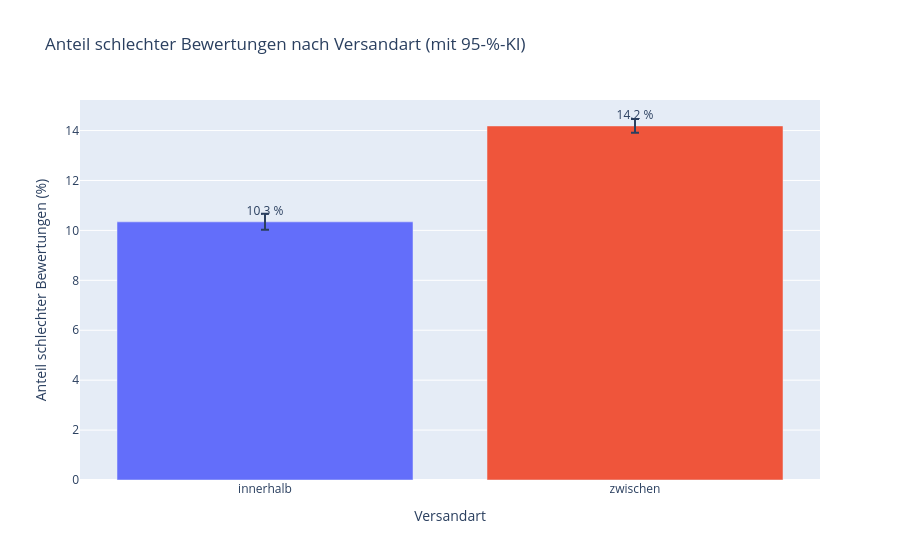

Here is the notebook cell this chart was saved with:
### Code cell
# Daten für die Grafik vorbereiten
plot_a = tab_a.reset_index()
plot_a["Versandart"] = plot_a["interstate"].map({False: "innerhalb", True: "zwischen"})
plot_a["Anteil (%)"] = plot_a["share_bad"] * 100
plot_a["Fehler oben"] = (plot_a["ci_high"] - plot_a["share_bad"]) * 100
plot_a["Fehler unten"] = (plot_a["share_bad"] - plot_a["ci_low"]) * 100

# Balkendiagramm mit Konfidenzintervallen
fig = px.bar(
    plot_a,
    x="Versandart",
    y="Anteil (%)",
    error_y="Fehler oben",
    error_y_minus="Fehler unten",
    text=plot_a["Anteil (%)"].round(1).astype(str) + " %",
    hover_data={"n_orders": True, "n_bad": True},
    color="Versandart",
    title="Anteil schlechter Bewertungen nach Versandart (mit 95-%-KI)",
)
fig.update_traces(textposition="outside")
fig.update_layout(showlegend=False, yaxis_title="Anteil schlechter Bewertungen (%)")
fig.show()

### Figure 1 — Plotly figure (JSON) as saved in the notebook; plotly's stock layout.template omitted (floating-point values rounded to 4 significant figures)
{"data": [{"customdata": [[34365, 3554]], "error_y": {"array": [0.3264], "arrayminus": [0.3175]}, "hovertemplate": "Versandart=%{x}<br>Anteil (%)=%{y}<br>text=%{text}<br>n_orders=%{customdata[0]}<br>n_bad=%{customdata[1]}<extra></extra>", "legendgroup": "innerhalb", "marker": {"color": "#636efa", "pattern": {"shape": ""}}, "name": "innerhalb", "orientation": "v", "showlegend": true, "text": ["10.3 %"], "textposition": "outside", "type": "bar", "x": ["innerhalb"], "xaxis": "x", "y": [10.34], "yaxis": "y"}, {"customdata": [[61459, 8718]], "error_y": {"array": [0.2781], "arrayminus": [0.2736]}, "hovertemplate": "Versandart=%{x}<br>Anteil (%)=%{y}<br>text=%{text}<br>n_orders=%{customdata[0]}<br>n_bad=%{customdata[1]}<extra></extra>", "legendgroup": "zwischen", "marker": {"color": "#EF553B", "pattern": {"shape": ""}}, "name": "zwischen", "orientation": "v", "showlegend": true, "text": ["14.2 %"], "textposition": "outside", "type": "bar", "x": ["zwischen"], "xaxis": "x", "y": [14.19], "yaxis": "y"}], "layout": {"barmode": "relative", "legend": {"title": {"text": "Versandart"}, "tracegroupgap": 0}, "showlegend": false, "title": {"text": "Anteil schlechter Bewertungen nach Versandart (mit 95-%-KI)"}, "xaxis": {"anchor": "y", "categoryarray": ["innerhalb", "zwischen"], "categoryorder": "array", "domain": [0, 1], "title": {"text": "Versandart"}}, "yaxis": {"anchor": "x", "domain": [0, 1], "title": {"text": "Anteil schlechter Bewertungen (%)"}}}}
